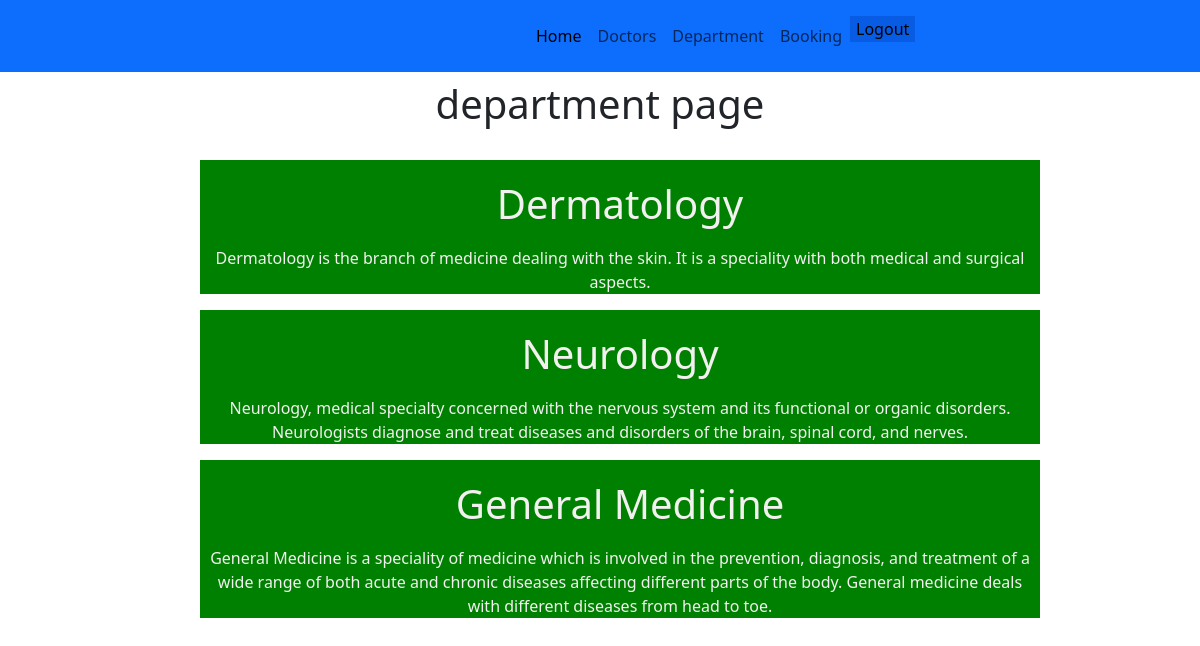
/depts, run on the app's committed database.
### product/models.py (models this page shows, shortened)
class DEPARTMENT(models.Model):
    id=models.BigAutoField(
        primary_key=True
    )
    dept_name=models.CharField(max_length=50)
    dept_des=models.TextField()

### product/views.py (the view)
# urls.py: path('depts',department,name='depts'),
def department(request):
    dict1={'dept': DEPARTMENT.objects.all()}
    return render(request,'department.html',dict1)

### product/templates/department.html
{% extends 'base.html'%}
{% block content %}
<h1  class="heading">department page</h1>
<br>
 {% for x in dept %}
 <div style="text-align: center; margin-left: 200px; width: 70%; height: 10%; background-color: green;">
 <h1 style="color: rgb(243, 240, 240); padding-top: 20px;">{{ x.dept_name }}</h1>
 <p style="color: rgb(243, 240, 240); padding-top: 10px;">{{ x.dept_des }} </p>
</div>
{% endfor %}
{% endblock %}

### static/css/style.css (style rules this page uses)
.heading { text-align: center; border: green; }

### data on the page
DEPARTMENT: dept_name "Dermatology", dept_des "Dermatology is the branch of medicine dealing with the skin. It is a speciality with both medical and surgical aspects."
DEPARTMENT: dept_name "Neurology", dept_des "Neurology, medical specialty concerned with the nervous system and its functional or organic disorders. Neurologists diagnose and treat diseases and disorders of the brain, spinal cord, and nerves."
DEPARTMENT: dept_name "General Medicine", dept_des "General Medicine is a speciality of medicine which is involved in the prevention, diagnosis, and treatment of a wide range of both acute and chronic diseases affecting different parts of the body. General medicine deals with different diseases from head to toe."
